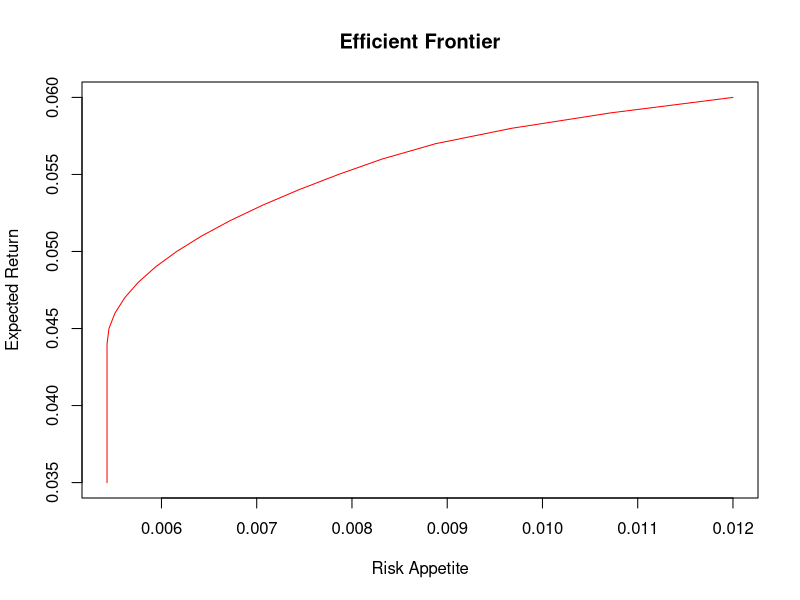
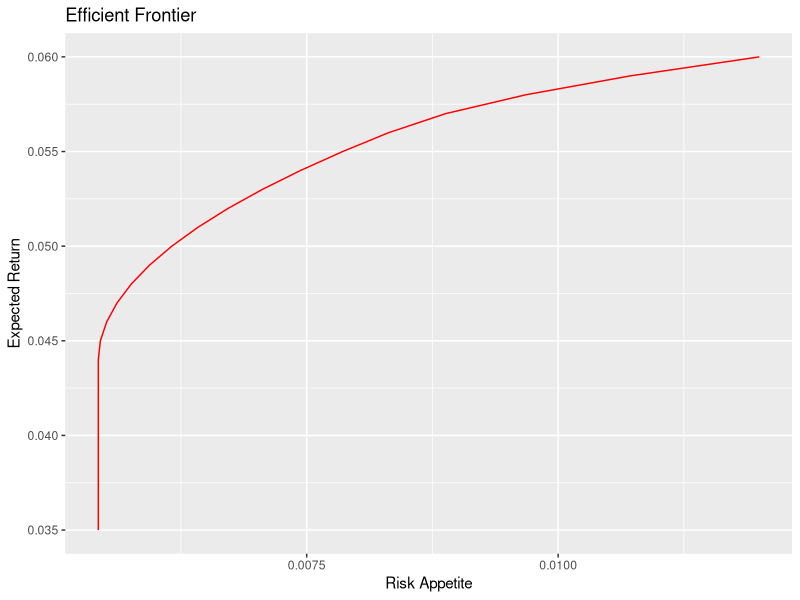

Write the R code that produced these figures, in order.
## ---- chunk 1
## Quadratic programming using quadprog()
# Markowitz formulation
library(quadprog)
mu_return_vector <- c(0.05, 0.04, 0.06) 
sigma <- matrix(c(0.01, 0.002, 0.005, 
                  0.002, 0.008, 0.006, 
                  0.005, 0.006, 0.012), 
                nrow=3, ncol=3)
D.Matrix <- 2*sigma
d.Vector <- rep(0, 3)
A.Equality <- matrix(c(1,1,1), ncol=1)
A.Matrix <- cbind(A.Equality, mu_return_vector, 
                  diag(3))
#use for loop to generate expeted return with corresponding risk
returnval = matrix(ncol=1)
risk = matrix(ncol=1)
i=1
for (x in seq(0.035,0.06,0.001)){ 
b.Vector <- c(1, x, rep(0, 3))
out <- solve.QP(Dmat=D.Matrix, dvec=d.Vector, 
                Amat=A.Matrix, bvec=b.Vector, 
                meq=1)
returnval[i]=x
risk[i]=out$value
i=i+1
}
table(returnval)
table(risk)
## ---- chunk 2
plot(risk,returnval, main="Efficient Frontier", xlab="Risk Appetite", ylab="Expected Return", type="l", col="red")
## ---- chunk 3
library(ggplot2)
data <- cbind(returnval,risk)
data <-data.frame(data)
data
## ---- chunk 4
g <- ggplot(data) + aes(x=risk,y=returnval)+labs(title="Efficient Frontier",x="Risk Appetite",y="Expected Return") + geom_line(data = data,col='red')
g
